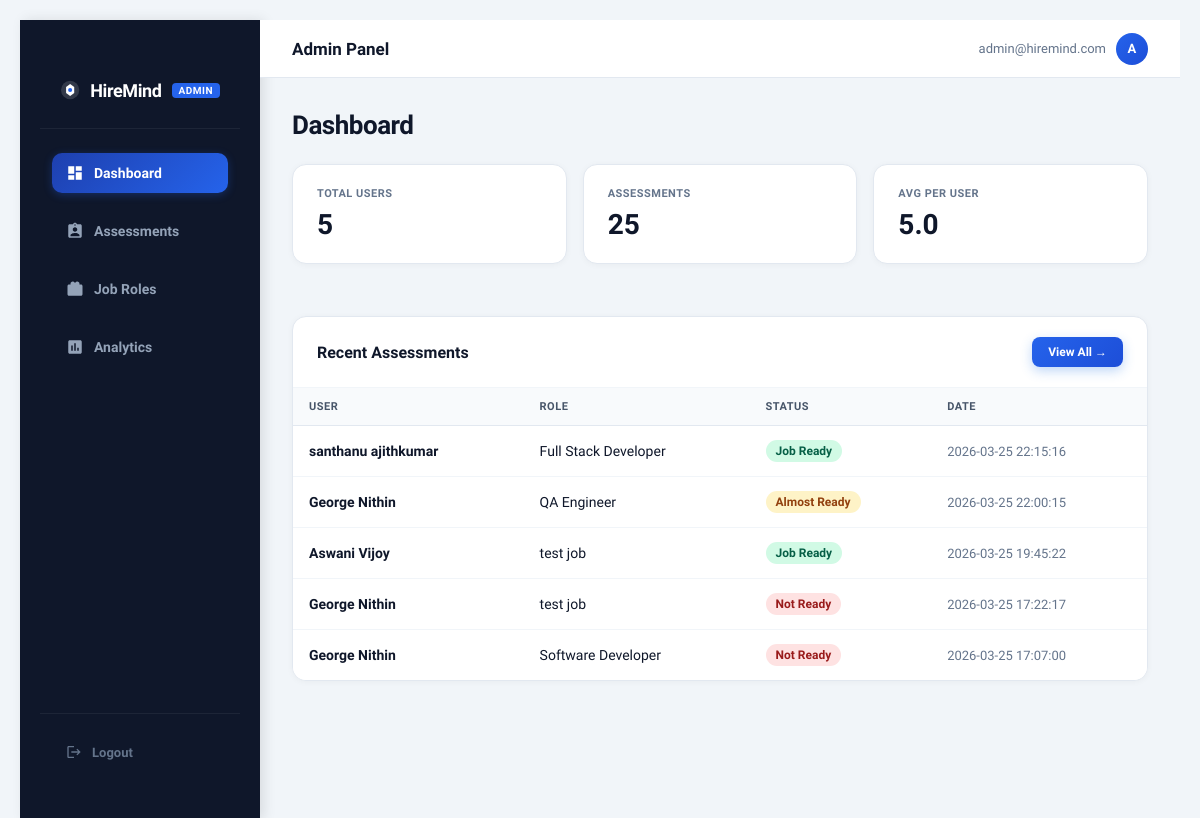
The app's page /admin/dashboard (signed in), older data.
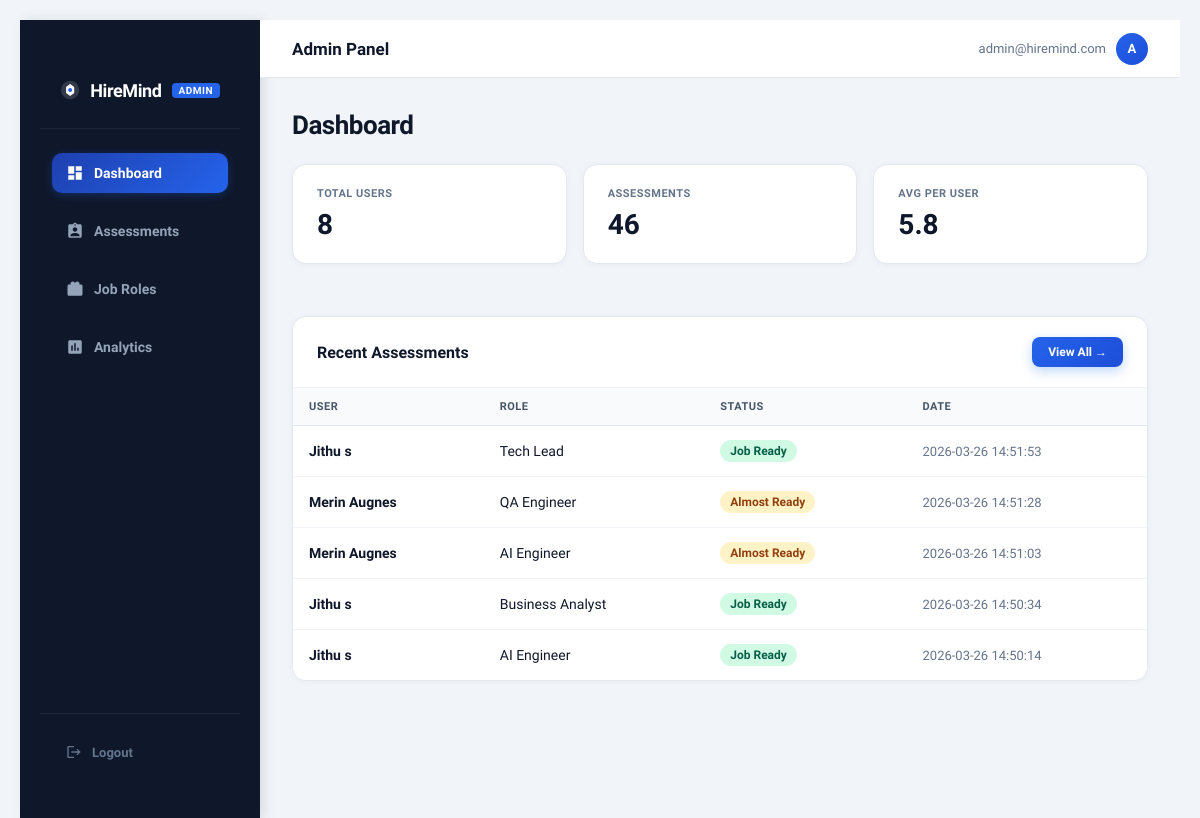
The same page, newer data.
### tables this page shows
CREATE TABLE assessments (
            id INTEGER PRIMARY KEY AUTOINCREMENT,
            user_id INTEGER,
            job_role TEXT,
            total_gap INTEGER,
            readiness TEXT,
            created_at TEXT,
            FOREIGN KEY (user_id) REFERENCES users(id)
        );

CREATE TABLE users (
            id INTEGER PRIMARY KEY AUTOINCREMENT,
            name TEXT,
            email TEXT UNIQUE,
            password_hash TEXT,
            role TEXT DEFAULT 'user'
        );

### app.py (the view)
@app.route('/admin/dashboard')
def admin_dashboard():
    if not admin_required():
        return redirect(url_for('login'))
    conn = sqlite3.connect("hiremind.db", timeout=10)
    cursor = conn.cursor()
    cursor.execute("SELECT COUNT(*) FROM users WHERE role='user'")
    total_users = cursor.fetchone()[0]
    cursor.execute("SELECT COUNT(*) FROM assessments")
    total_assessments = cursor.fetchone()[0]
    avg = total_assessments / total_users if total_users else 0
    cursor.execute("""
        SELECT users.name, job_role, readiness, created_at
        FROM assessments
        JOIN users ON users.id = assessments.user_id
        ORDER BY created_at DESC
        LIMIT 5
    """)
    recent = cursor.fetchall()
    conn.close()
    return render_template("admin_dashboard.html",
                           total_users=total_users,
                           total_assessments=total_assessments,
                           avg=avg,
                           recent=recent)

### app.py (called while the page is built)
def admin_required():
    if 'user_id' not in session or not session.get('is_admin'):
        return False
    return True

### templates/admin_dashboard.html
{% extends "admin_base.html" %}
{% block content %}
<h2>Dashboard</h2>
<div class="results-summary">
    <div class="card">
        <div style="font-size:11px;font-weight:700;color:#64748b;text-transform:uppercase;letter-spacing:0.5px;margin-bottom:4px;">Total Users</div>
        <strong>{{ total_users }}</strong>
    </div>
    <div class="card">
        <div style="font-size:11px;font-weight:700;color:#64748b;text-transform:uppercase;letter-spacing:0.5px;margin-bottom:4px;">Assessments</div>
        <strong>{{ total_assessments }}</strong>
    </div>
    <div class="card">
        <div style="font-size:11px;font-weight:700;color:#64748b;text-transform:uppercase;letter-spacing:0.5px;margin-bottom:4px;">Avg per User</div>
        <strong>{{ "%.1f"|format(avg) }}</strong>
    </div>
</div>
<div class="card" style="padding:0;overflow:hidden;">
    <div style="padding:20px 24px;border-bottom:1px solid #f1f5f9;display:flex;align-items:center;justify-content:space-between;">
        <h3 style="margin:0;font-size:16px;">Recent Assessments</h3>
        <a href="/admin/assessments" class="btn-primary" style="font-size:12px;padding:8px 16px;text-decoration:none;">View All →</a>
    </div>
    <table class="modern-table">
        <thead>
            <tr>
                <th>User</th>
                <th>Role</th>
                <th>Status</th>
                <th>Date</th>
            </tr>
        </thead>
        <tbody>
            {% for r in recent %}
            <tr>
                <td style="font-weight:600;">{{ r[0] }}</td>
                <td>{{ r[1] }}</td>
                <td>
                    <span style="
                        display:inline-flex;align-items:center;gap:4px;
                        padding:4px 10px;border-radius:20px;font-size:12px;font-weight:700;
                        background:{% if 'Job Ready' in r[2] %}#d1fae5;color:#065f46{% elif 'Almost' in r[2] %}#fef3c7;color:#92400e{% else %}#fee2e2;color:#991b1b{% endif %};
                    ">
                        {{ r[2] }}
                    </span>
                </td>
                <td style="color:#64748b;font-size:13px;">{{ r[3] }}</td>
            </tr>
            {% endfor %}
        </tbody>
    </table>
</div>
{% endblock %}

Row changes from the older to the newer data that the page shows:
no longer on this page (row unchanged): assessments: name "santhanu ajithkumar", job_role "Full Stack Developer", readiness "Job Ready", created_at "2026-03-25 22:15:16"
no longer on this page (row unchanged): assessments: name "George Nithin", job_role "QA Engineer", readiness "Almost Ready", created_at "2026-03-25 22:00:15"
removed assessments: name "Aswani Vijoy", job_role "test job", readiness "Job Ready", created_at "2026-03-25 19:45:22"
removed assessments: name "George Nithin", job_role "test job", readiness "Not Ready", created_at "2026-03-25 17:22:17"
no longer on this page (row unchanged): assessments: name "George Nithin", job_role "Software Developer", readiness "Not Ready", created_at "2026-03-25 17:07:00"
added assessments: name "Jithu s", job_role "Tech Lead", readiness "Job Ready", created_at "2026-03-26 14:51:53"
added assessments: name "Merin Augnes", job_role "QA Engineer", readiness "Almost Ready", created_at "2026-03-26 14:51:28"
added assessments: name "Merin Augnes", job_role "AI Engineer", readiness "Almost Ready", created_at "2026-03-26 14:51:03"
added assessments: name "Jithu s", job_role "Business Analyst", readiness "Job Ready", created_at "2026-03-26 14:50:34"
added assessments: name "Jithu s", job_role "AI Engineer", readiness "Job Ready", created_at "2026-03-26 14:50:14"
Text that changed along with them:
{{ total_users }}: "5" → "8"
{{ total_assessments }}: "25" → "46"
{{ "%.1f"|format(avg) }}: "5.0" → "5.8"
